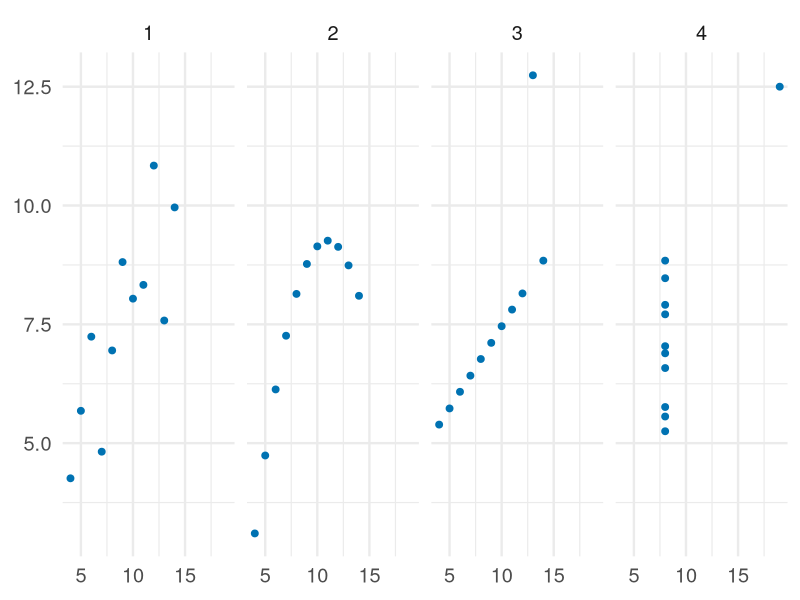
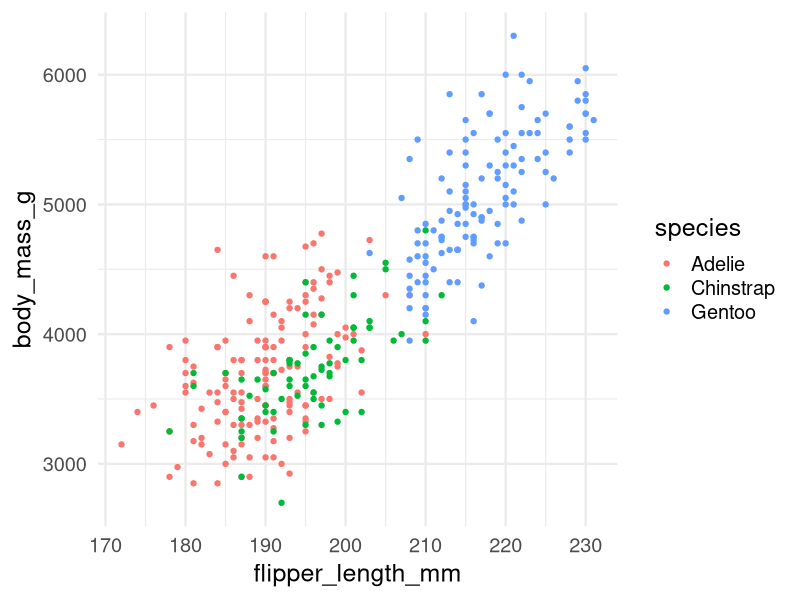
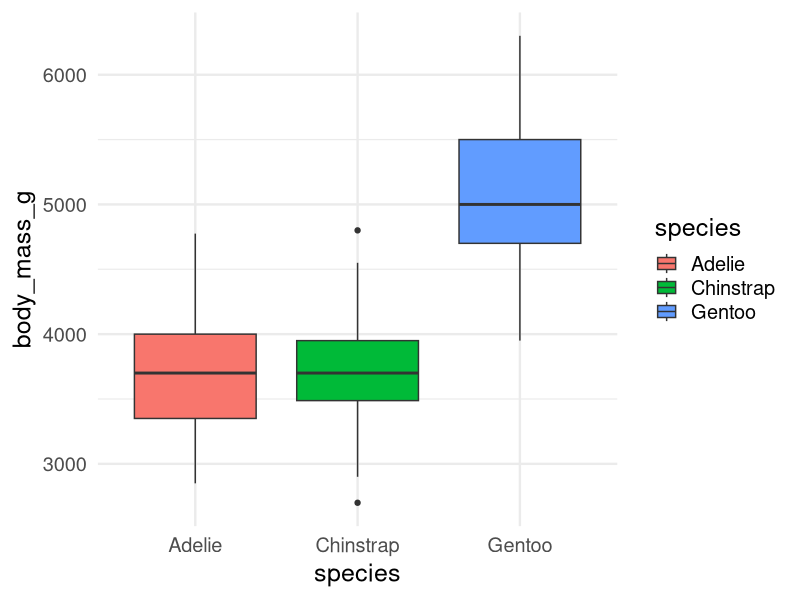
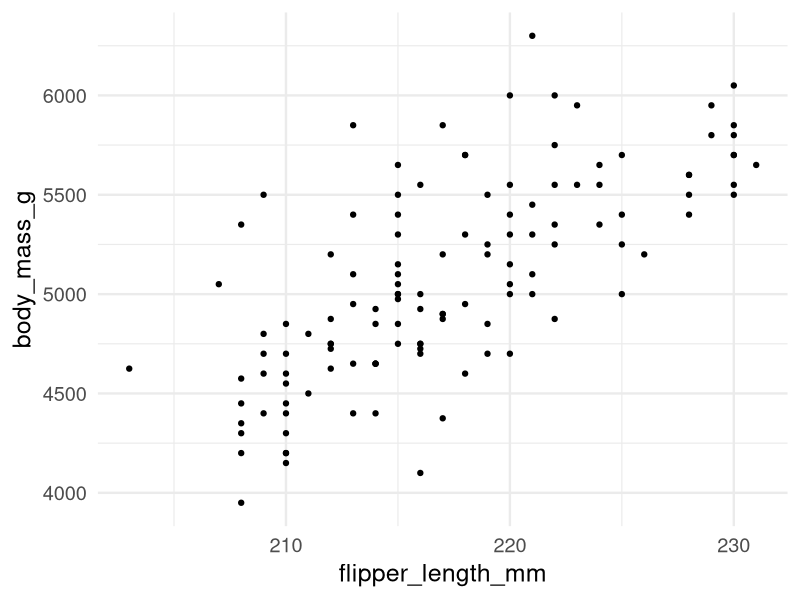

Write the R code that produced these figures, in order.
## ---- chunk 1
#| echo: false
library(tidyverse)
library(palmerpenguins)
theme_set(theme_minimal(base_size = 18))
## ---- chunk 2
#| echo: false
#| fig-width: 8
#| fig-height: 3.5
datasets::anscombe |>
  pivot_longer(everything(),
    names_to = c(".value", "set"),
    names_pattern = "(.)(.)") |>
  ggplot(aes(x, y)) +
  geom_point(size = 2, color = "#0072B2") +
  facet_wrap(~ set, nrow = 1) +
  labs(x = NULL, y = NULL)
## ---- chunk 3
#| echo: true
#| fig-width: 7
#| fig-height: 4
ggplot(penguins, aes(x = flipper_length_mm, y = body_mass_g, color = species)) +
  geom_point()
## ---- chunk 4
#| echo: true
#| fig-width: 7
#| fig-height: 3.8
ggplot(penguins, aes(x = species, y = body_mass_g, fill = species)) +
  geom_boxplot()
## ---- chunk 5
#| echo: true
#| fig-width: 6
#| fig-height: 3.4
penguins |>
  filter(species == "Gentoo") |>
  ggplot(aes(flipper_length_mm, body_mass_g)) +
  geom_point()
